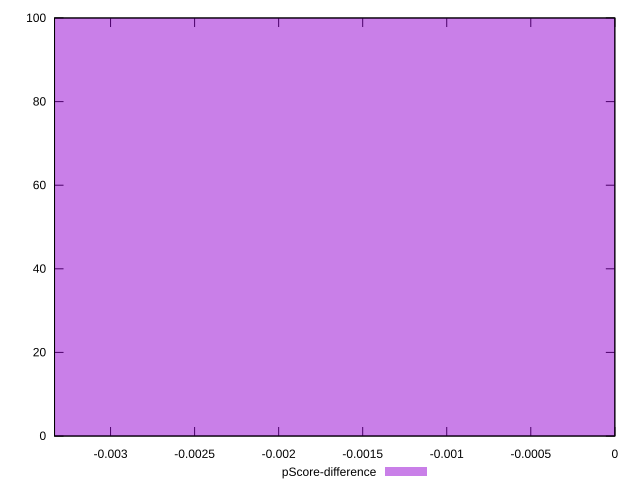

This figure's gnuplot source:
reset

$pScoreDifference <<EOF
0 100
EOF

set key outside below
set boxwidth 0.1
set xrange [-0.0033333333333334103:0]
set yrange [0:100]
set trange [0:100]
set style fill transparent solid 0.5 noborder
set terminal svg size 640, 490 enhanced background rgb 'white'
set output "report_00022_2021-02-20T12:08:46.964Z/uses-text-compression/samples/pages+cached+noadtech/pScore-difference/histogram.svg"

plot $pScoreDifference title "pScore-difference" with boxes

reset
